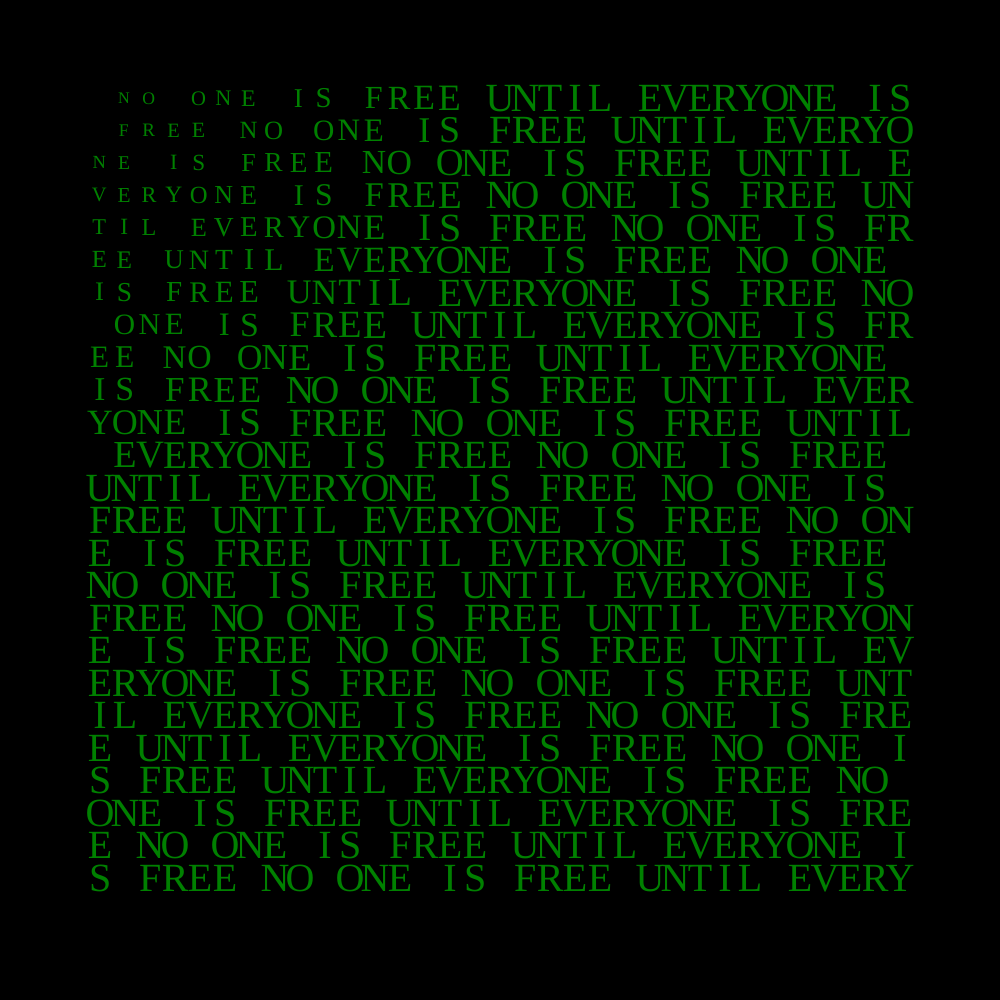
Frame 1 (no input)
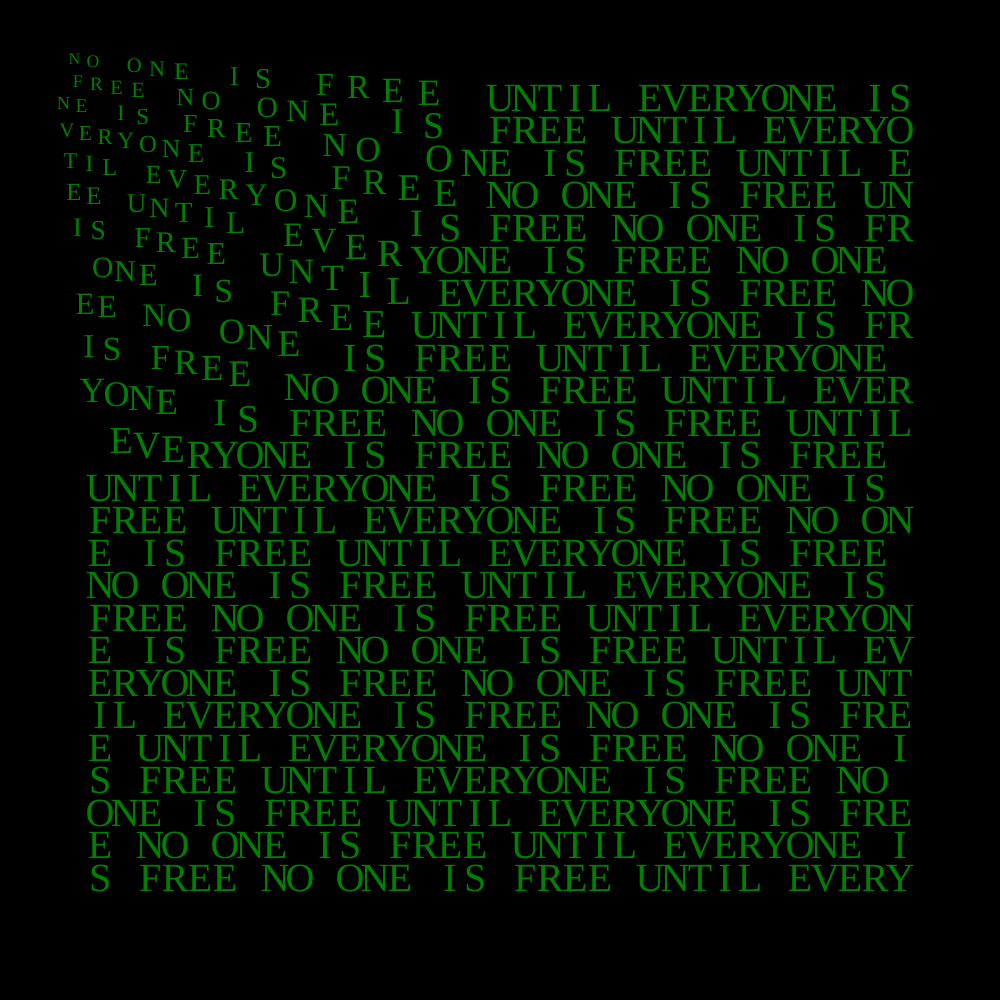
Frame 60 (no input)
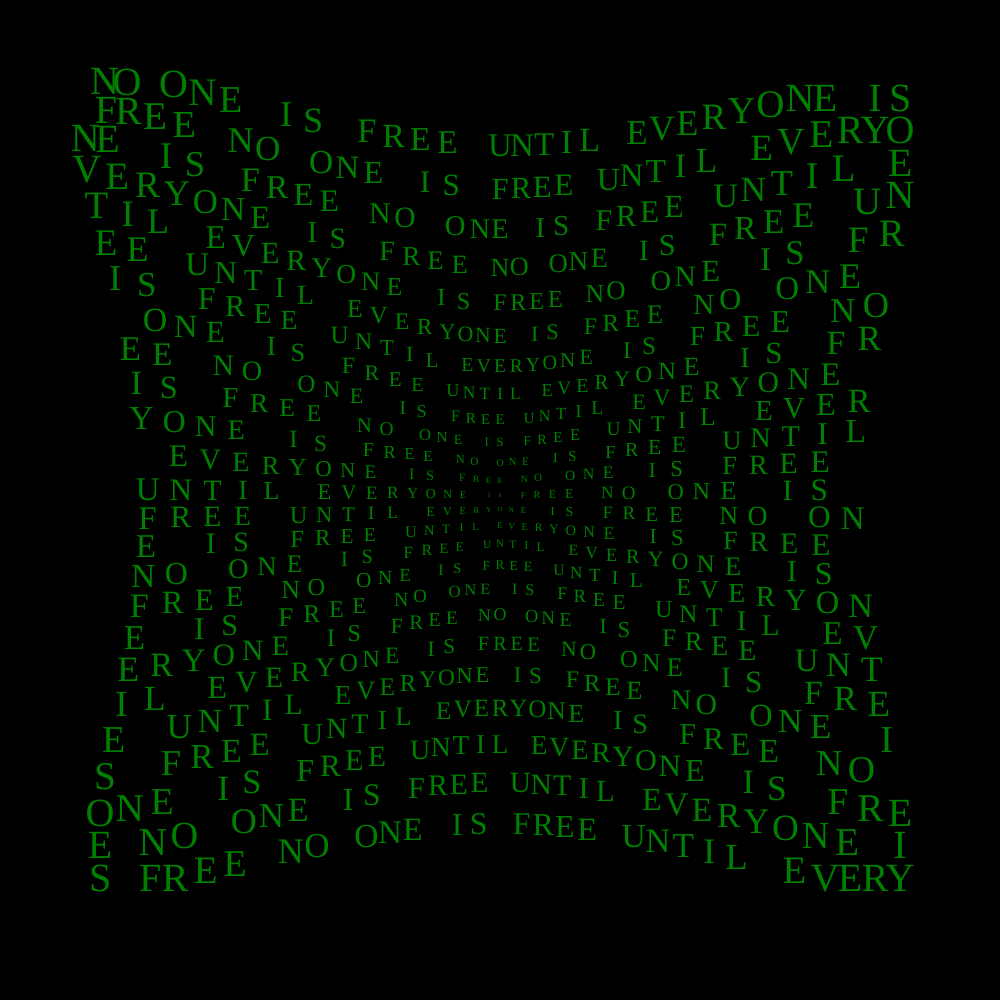
Frame 120 (the mouse pressed at the canvas centre since frame 60)

The p5.js sketch that drew these frames (run headless with seeded random() and noise() and a simulated clock; from frame 60 on, the mouse is pressed at the canvas centre):

// p5.js sketch
// ── sketch.js
const particles = [];
const txt = " NO ONE IS FREE UNTIL EVERYONE IS FREE";
const clr = "green";

let txtindex = 0;

// Control the resolution and text scale
let res;
let scale;

// Control margin and spacing between letters
let margin;
let xSpacing;
let ySpacing;
let maxDist;

// Control speed of text movement
const speed = 0.015;

function reset() {
  scale = res / 400;
  margin = 40 * scale;
  xSpacing = 10 * scale;
  ySpacing = 13 * scale;
  maxDist = 200 * scale;
}

function setup() {
  res = Math.min(windowWidth, windowHeight);
  reset();

  createCanvas(res, res);
  angleMode(DEGREES);
  textAlign(CENTER, CENTER);
  textFont('Georgia'); // Using a built-in font

  // Iterate over grid positions, minus some margins
  for (let y = margin; y <= height - margin; y += ySpacing) {
    for (let x = margin; x <= width - margin; x += xSpacing) {
      particles.push({
        x,
        y,
        clr,
        origX: x,
        origY: y,
        targetX: x,
        targetY: y,
        txt: txt[txtindex]
      });

      txtindex = (txtindex + 1) % txt.length;
    }
  }

  describe("A meditative grid of text that repeats 'breathe'. The grid warps to provide more spacing for letters centered around the mouse position.");
}

function draw() {
  background(0);

  // For each letter...
  for (let particle of particles) {
    // Calculate target XY based on distance from mouse
    const d = dist(particle.origX, particle.origY, mouseX, mouseY);

    const distortionX = map(d, 0, maxDist, mouseX, particle.origX, true);
    const distortionY = map(d, 0, maxDist, mouseY, particle.origY, true);

    particle.targetX = distortionX;
    particle.targetY = distortionY;

    // Move towards the target XY based on the speed variable
    const dx = (particle.targetX - particle.x) * speed;
    const dy = (particle.targetY - particle.y) * speed;
    particle.x = particle.x + dx;
    particle.y = particle.y + dy;

    // Set the text size based on distance from mouse
    textSize(map(d, 0, maxDist, 2 * scale, 16 * scale, true));

    // Draw letter :)
    fill(particle.clr);
    text(particle.txt, particle.x, particle.y);
  }
}
